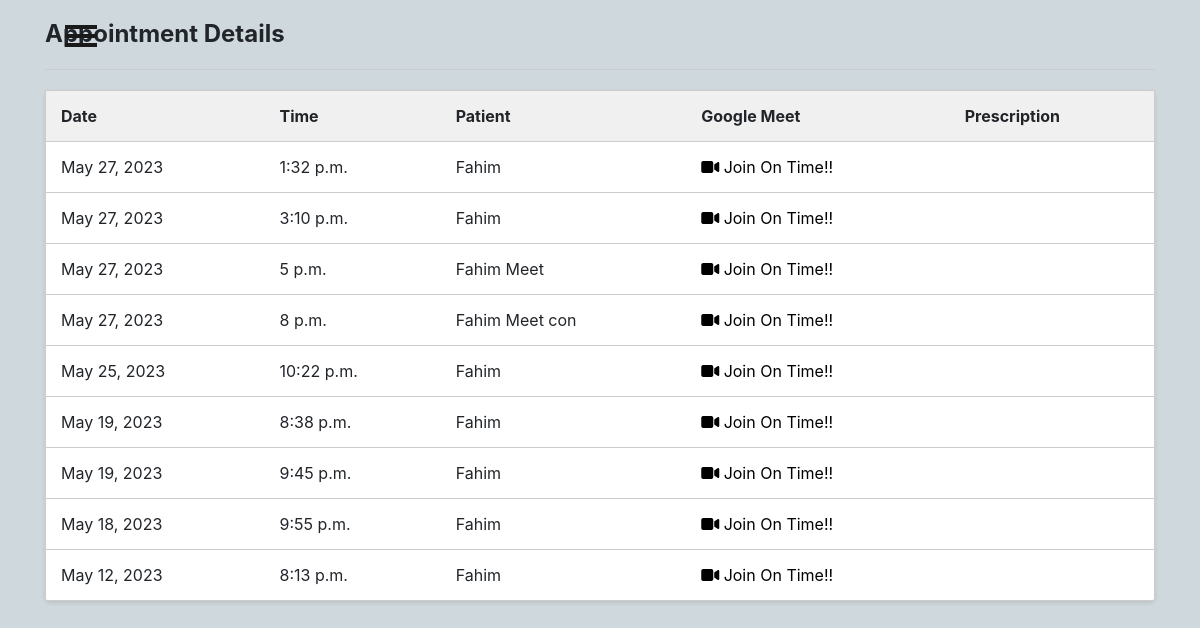
Before: /doctor/appointments/ (signed in) with the older database file.
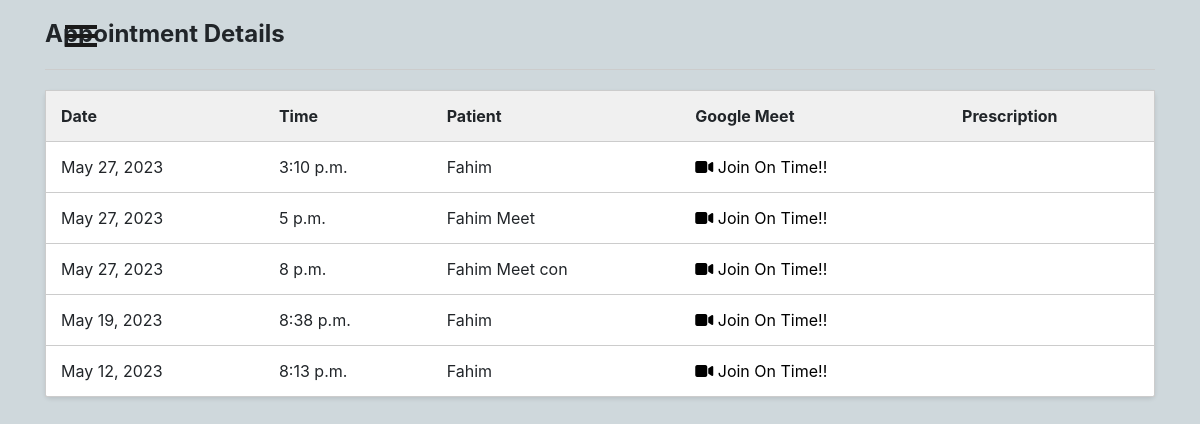
After: the same page with the newer database file.
### patient/models.py (models this page shows, shortened)
class Appointment(models.Model):
    appointment_id = models.UUIDField(primary_key=True, default=uuid.uuid4, editable=False)
    user = models.ForeignKey(User, on_delete=models.CASCADE)
    doctor = models.ForeignKey(Doctor, on_delete=models.CASCADE)
    patient_name = models.CharField(max_length=100)
    appointment_date = models.DateField()
    appointment_time = models.TimeField()
    consultation_fee = models.DecimalField(max_digits=8, decimal_places=2)
    google_meet_link = models.URLField(blank=True, null=True, default="")

### doctor/views.py (the view)
# urls.py: path('appointments/', views.doctor_appointments, name='doc_appointments'),
def doctor_appointments(request):
    doctor = request.user.doctor  # Assuming you have a OneToOneField relationship between User and Doctor models
    appointments = Appointment.objects.filter(doctor=doctor)
    return render(request, 'doctor/appointments.html', {'appointments': appointments})

### Templates/doctor/appointments.html (shortened to what this page needs)
{% load static %}
<html lang="en">
<head>
</head>
<body>
  {% include "doctor/sidenav_bar.html" %}
    <div class="container">
        <h2 class="section-title">Appointment Details</h2>
        <div class="divider"></div>
        <table class="appointment-table">
            <tr>
                <th>Date</th>
                <th>Time</th>
                <th>Patient</th>
                <th>Google Meet</th>
                <th>Prescription</th>
            </tr>
            {% for appointment in appointments|dictsortreversed:"appointment_date" %}
            <tr class="{% if appointment.appointment_date < now %}expired{% endif %}">
                <td>{{ appointment.appointment_date }}</td>
                <td>{{ appointment.appointment_time }}</td>
                <td>{{ appointment.patient_name }}</td>
                <td><a href="{{ appointment.google_meet_link }}" style="text-decoration: none; color: black;"><i class="fa-solid fa-video"></i> Join On Time!!</a></td>
                <td></td>
            </tr>
            {% empty %}
            <tr>
                <td colspan="5" class="no-appointments">No appointments available.</td>
            </tr>
            {% endfor %}
        </table>
    </div>
</body>
</html>

### Templates/doctor/sidenav_bar.html (shortened to what this page needs)
{% load static %}
<html lang="en">
<head>
  <link rel="stylesheet" href="https://stackpath.bootstrapcdn.com/bootstrap/4.1.3/css/bootstrap.min.css">
  <link rel="stylesheet" href="https://cdnjs.cloudflare.com/ajax/libs/animate.css/3.7.0/animate.min.css">
  <link rel="stylesheet" href="https://maxcdn.bootstrapcdn.com/font-awesome/4.7.0/css/font-awesome.min.css">
  <link rel="stylesheet" href="https://cdnjs.cloudflare.com/ajax/libs/tether/1.4.4/css/tether.min.css">
  <link rel="stylesheet" href="{% static 'CSS/patientnav.css'%}">
</head>
<body>
  {% block content %}
  <div id="wrapper">
    <div id=" page-content-wrapper">
            <button type="button" class="hamburger animated fadeInLeft is-closed" data-toggle="offcanvas">
              <span class="hamb-top"></span>
              <span class="hamb-middle"></span>
              <span class="hamb-bottom"></span>
            </button>
  </div>
  </div>
  {% endblock %}
</body>
</html>

### static/CSS/patientnav.css (style rules this page uses)
body { position: relative; overflow-x: hidden; background-color: #cfd8dc; }
body, html { height: 100%; }
#wrapper { padding-left: 30px; -webkit-transition: all 0.5s ease; -moz-transition: all 0.5s ease; -o-transition: all 0.5s ease; transition: all 0.5s ease; }
.hamburger { position: fixed; top: 20px; z-index: 999; display: block; width: 32px; height: 32px; margin-left: 15px; background: transparent; border: none; }
.hamburger.is-closed:before { content: ""; display: block; width: 100px; font-size: 14px; color: #fff; line-height: 32px; text-align: center; opacity: 0; transform: translate3d(0, 0, 0); -webkit-transform: translate3d(0, 0, 0); transition: all 0.35s ease-in-out; -webkit-transition: all 0.35s ease-in-out; }
.hamburger.is-closed .hamb-top, .hamburger.is-closed .hamb-middle, .hamburger.is-closed .hamb-bottom, .hamburger.is-open .hamb-top, .hamburger.is-open .hamb-middle, .hamburger.is-open .hamb-bottom { position: absolute; left: 0; height: 4px; width: 100%; }
.hamburger.is-closed .hamb-top, .hamburger.is-closed .hamb-middle, .hamburger.is-closed .hamb-bottom { background-color: #1a1a1a; }
.hamburger.is-closed .hamb-top { top: 5px; transition: all 0.35s ease-in-out; -webkit-transition: all 0.35s ease-in-out; }
.hamburger.is-closed .hamb-middle { top: 50%; margin-top: -2px; }
.hamburger.is-closed .hamb-bottom { bottom: 5px; transition: all 0.35s ease-in-out; -webkit-transition: all 0.35s ease-in-out; }

### Templates/doctor/appointments.html (style rules this page uses)
body { font-family: Arial, sans-serif; margin: 0; padding: 20px; background-color: #f7f7f7; }
.container { max-width: 600px; margin: 0 auto; }
.appointment-table { width: 100%; border-collapse: collapse; background-color: #fff; border: 1px solid #ccc; border-radius: 5px; box-shadow: 0 2px 4px rgba(0, 0, 0, 0.1); }
.appointment-table th, .appointment-table td { padding: 15px; text-align: left; border-bottom: 1px solid #ccc; }
.appointment-table th { background-color: #f0f0f0; }
.appointment-table tr:last-child td { border-bottom: none; }
.section-title { font-size: 24px; font-weight: bold; margin-bottom: 10px; }
.divider { border-top: 1px solid #ccc; margin: 20px 0; }

Changed rows visible on the page:
removed Appointment: appointment_date "May 27, 2023", appointment_time "1:32 p.m.", patient_name "Fahim"
removed Appointment: appointment_date "May 25, 2023", appointment_time "10:22 p.m.", patient_name "Fahim"
removed Appointment: appointment_date "May 19, 2023", appointment_time "9:45 p.m.", patient_name "Fahim"
removed Appointment: appointment_date "May 18, 2023", appointment_time "9:55 p.m.", patient_name "Fahim"
